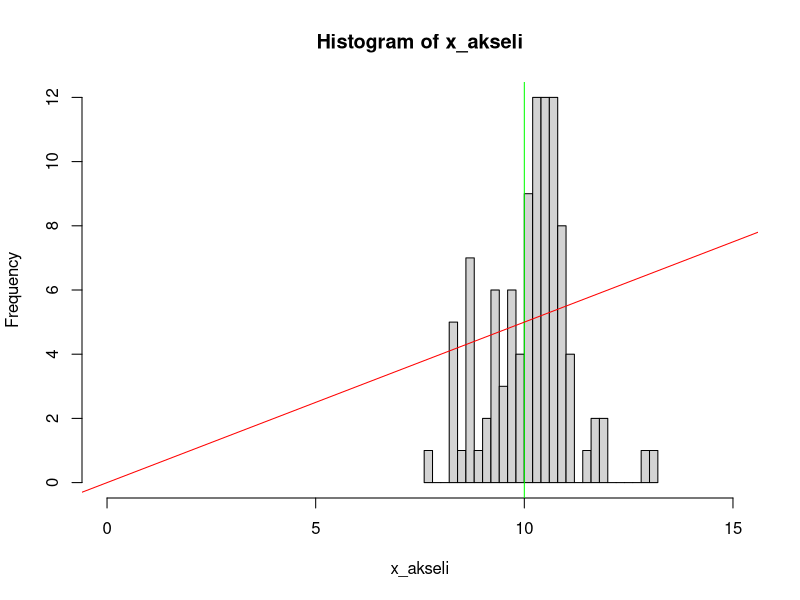
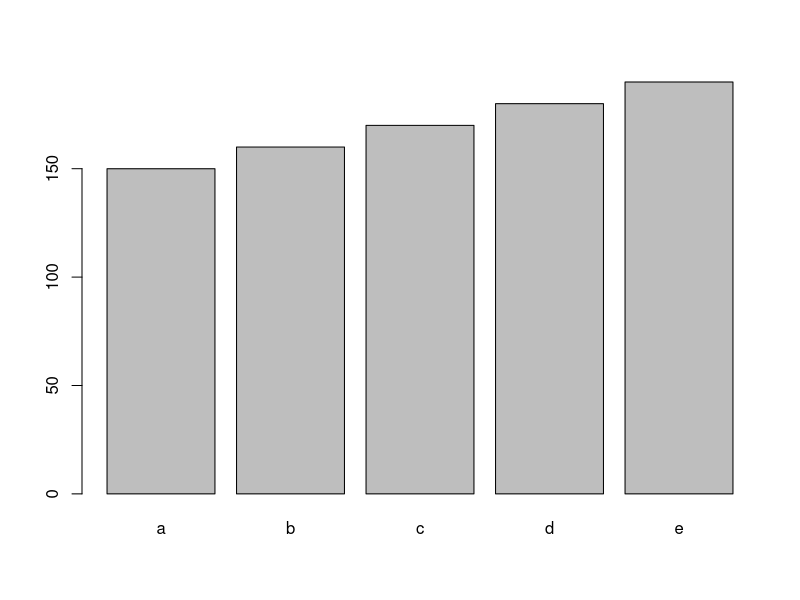

R code for these plots, in order:
## ---- chunk 1

#luodaan aineisto
x_akseli <- rnorm(100, 10)

# piirretään histogrammi ja kaksi viivaa 
hist(x_akseli, breaks = 25, xlim=c(0,15)) # 
abline(v= 10, col="green")
abline(0,0.5, col="red")
## ---- chunk 2
heights_var <- c(a=150,b= 160,c= 170,d= 180,e= 190)
barplot(heights_var)
